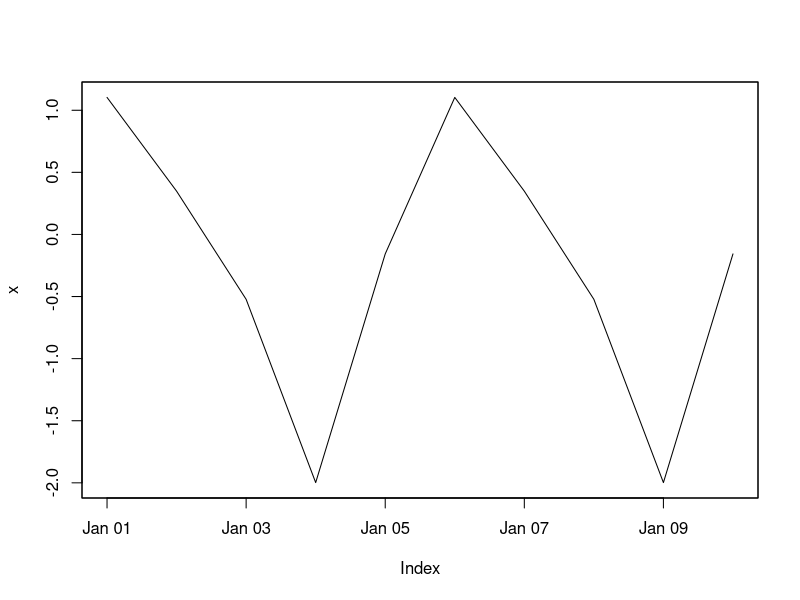
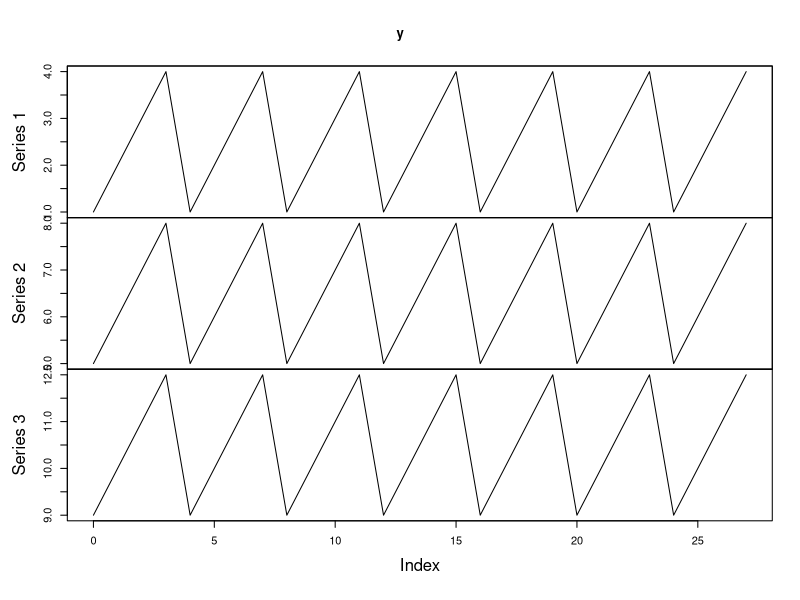

The R script that drew these images, in order:

# 教程来自张丹的博客：http://blog.fens.me/r-zoo/
library('zoo')

x.date <- as.Date('2017-01-01') + c(0:9)
class(x.date)
x <- zoo(rnorm(5), x.date)
x
class(x)
head(x)
str(x)
plot(x)

# 多组时间序列
y <- zoo(matrix(1:12, 4, 3), 0:27)
str(y)
summary(y)
plot(y)
